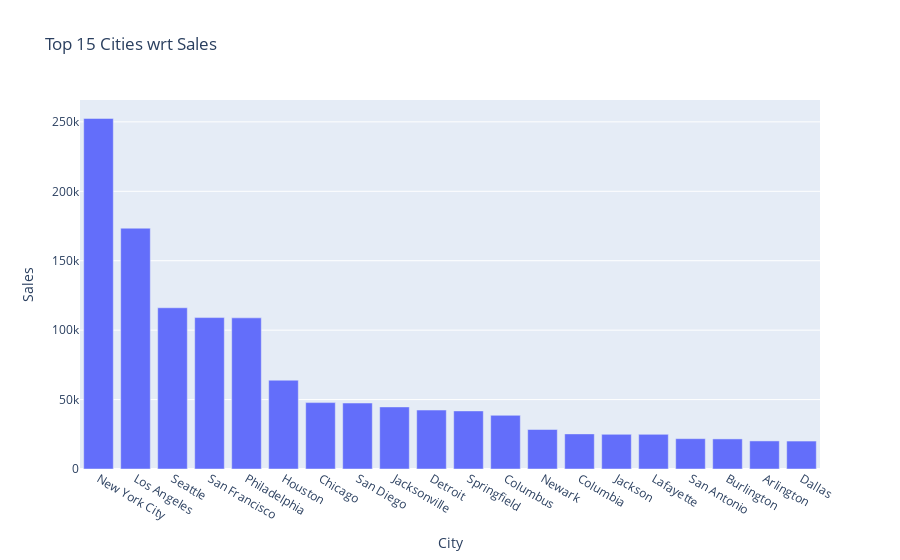

Notebook cell for this chart:
### Markdown cell above
## Visualization :

### Code cell
top_cities = df.groupby('City').sum().sort_values('Sales',ascending=False).head(20)

top_cities['Sales'] = top_cities['Sales'].round(2)
top_cities = top_cities.reset_index()

fig = px.bar(top_cities,x='City',y='Sales',title='Top 15 Cities wrt Sales')
fig.show()

### Figure 1 — Plotly figure (JSON) as saved in the notebook; plotly's stock layout.template omitted (floating-point values rounded to 4 significant figures)
{"data": [{"alignmentgroup": "True", "hovertemplate": "City=%{x}<br>Sales=%{y}<extra></extra>", "legendgroup": "", "marker": {"color": "#636efa", "pattern": {"shape": ""}}, "name": "", "offsetgroup": "", "orientation": "v", "showlegend": false, "textposition": "auto", "type": "bar", "x": ["New York City", "Los Angeles", "Seattle", "San Francisco", "Philadelphia", "Houston", "Chicago", "San Diego", "Jacksonville", "Detroit", "Springfield", "Columbus", "Newark", "Columbia", "Jackson", "Lafayette", "San Antonio", "Burlington", "Arlington", "Dallas"], "xaxis": "x", "y": [252500.0, 173400.0, 116100.0, 109000.0, 108800.0, 63960.0, 47820.0, 47520.0, 44710.0, 42450.0, 41830.0, 38660.0, 28450.0, 25280.0, 24960.0, 24940.0, 21840.0, 21670.0, 20210.0, 20130.0], "yaxis": "y"}], "layout": {"barmode": "relative", "legend": {"tracegroupgap": 0}, "title": {"text": "Top 15 Cities wrt Sales"}, "xaxis": {"anchor": "y", "domain": [0, 1], "title": {"text": "City"}}, "yaxis": {"anchor": "x", "domain": [0, 1], "title": {"text": "Sales"}}}}
